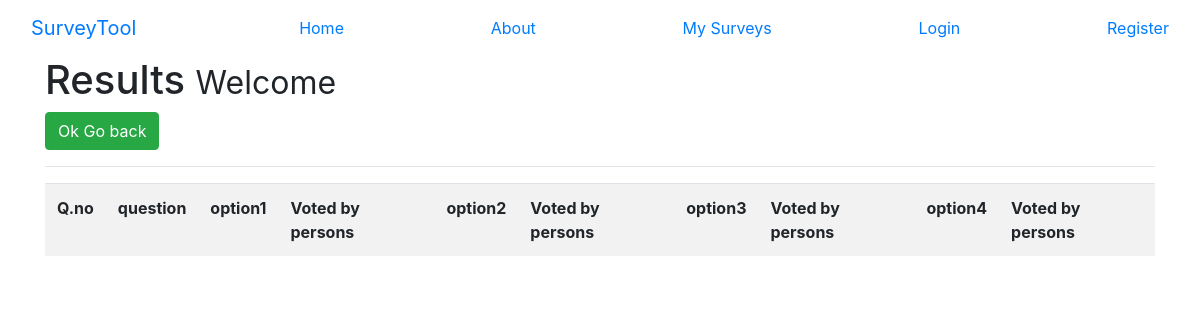
The page /getresults/52 on the database as committed earlier.
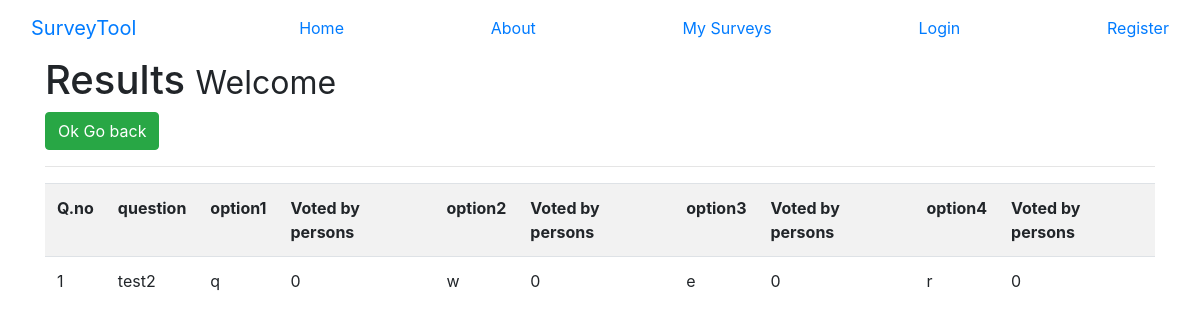
The same page on the database as committed later.
### survey/models.py (models this page shows)
class questions(models.Model):
	questionid=models.IntegerField(default=0)
	question=models.CharField(max_length=200,default='question')
	option1=models.CharField(max_length=100)
	option2=models.CharField(max_length=100)
	option3=models.CharField(max_length=100)
	option4=models.CharField(max_length=100)
	count1=models.IntegerField(default=0)
	count2=models.IntegerField(default=0)
	count3=models.IntegerField(default=0)
	count4=models.IntegerField(default=0)
	yid=models.IntegerField(default=0)

### survey/views.py (the view)
# urls.py: url(r'^getresults/(?P<sid>[0-9]+)$',survey_views.getresults,name='getresults'),
def getresults(request,sid):
    user=request.user
    username=user.username
    survey=questions.objects.filter(yid=sid)
    return render(request,'survey/results.html',{'questions':survey,'username':username})

### survey/templates/survey/results.html
{% extends "layout.html" %}
{% block body %}
    <h1>Results <small> Welcome {{user.username}}</small></h1>
    <a class="btn btn-success" href="/hissurveys">Ok Go back</a>
    <hr>
    <table class="table table-striped">
        <tr>
            <th>Q.no</th>
            <th>question</th>
            <th>option1</th>
            <th>Voted by persons</th>
            <th>option2</th>
            <th>Voted by persons</th>
            <th>option3</th>
            <th>Voted by persons</th>
            <th>option4</th>
            <th>Voted by persons</th>
        </tr>
        {% for question in questions %}
            {% if user.username is username %}
            <tr>
                <td>{{question.questionid}}</td>
                <td>{{question.question}}</td>
                <td>{{question.option1}}</td>
                <td>{{question.count1}}</td>
                <td>{{question.option2}}</td>
                <td>{{question.count2}}</td>
                <td>{{question.option3}}</td>
                <td>{{question.count3}}</td>
                <td>{{question.option4}}</td>
                <td>{{question.count4}}</td>
            </tr>
            {% endif %}
        {% endfor %}
    </table>
{% endblock %}

### survey/templates/layout.html (shortened to what this page needs)
<!DOCTYPE html>
<html>
    <head>
        <link rel="stylesheet" href="https://maxcdn.bootstrapcdn.com/bootstrap/4.0.0/css/bootstrap.min.css">
    </head>
    <body>
        {% include 'includes/_navbar.html' %}
        <div class="container">
            {% block body %}{% endblock %}
        </div>
    </body>
</html>

### survey/templates/includes/_navbar.html
<nav class="navbar navbar-header">
        <div class="container-fluid">
          <div class="navbar-header">
            <a class="navbar-brand" href="/">SurveyTool</a>
          </div>
          <ul class="nav navbar-right">
            <li><a href="/">Home</a></li>
          </ul>
          <ul class="nav navbar-right">
            <li><a href="/about">About</a></li>
          </ul>
          <ul class="nav navbar-right">
            <li><a href="/hissurveys">My Surveys</a></li>
          </ul>
          {% if user.is_authenticated %}
            <ul class="nav navbar-right">
              <li><a href="/showsurveys">Participate in Survey</a></li>
            </ul>
            <ul class="nav navbar-right">
              <li><a href="/logout">Logout</a></li>
            </ul>
          {% else %}
            <ul class="nav navbar-right">
              <li><a href="/login">Login</a></li>
            </ul>
            <ul class="nav navbar-right">
              <li><a href="/signup">Register</a></li>
            </ul>
          {% endif %}
        </div>
      </nav>

Rows that differ between the two databases and show on the page:
added questions: questionid "1", question "test2", option1 "q", count1 "0", option2 "w", count2 "0", option3 "e", count3 "0", option4 "r", count4 "0"
